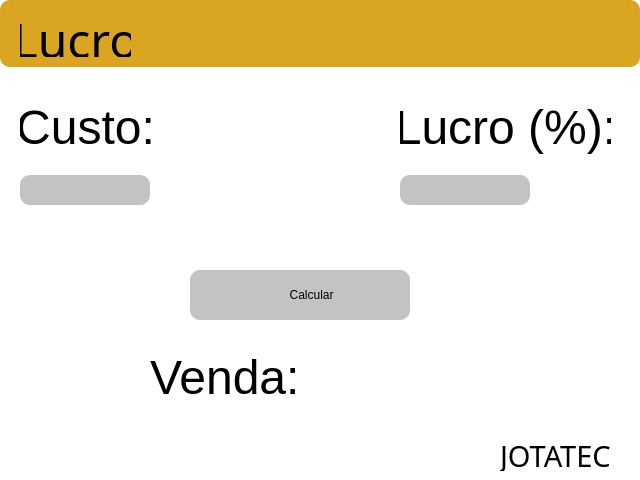
<?xml version="1.0" encoding="UTF-8"?>
<ui version="4.0">
 <class>Gain</class>
 <widget class="QWidget" name="Gain">
  <property name="geometry">
   <rect>
    <x>0</x>
    <y>0</y>
    <width>640</width>
    <height>480</height>
   </rect>
  </property>
  <property name="minimumSize">
   <size>
    <width>640</width>
    <height>480</height>
   </size>
  </property>
  <property name="maximumSize">
   <size>
    <width>640</width>
    <height>480</height>
   </size>
  </property>
  <property name="windowTitle">
   <string>Form</string>
  </property>
  <property name="windowIcon">
   <iconset resource="file_rc.qrc">
    <normaloff>:/newPrefix/img/Logo.png</normaloff>:/newPrefix/img/Logo.png</iconset>
  </property>
  <property name="styleSheet">
   <string notr="true">background-color: rgb(255, 255, 255);
border-radius: 10px;</string>
  </property>
  <widget class="QFrame" name="cabecalho">
   <property name="geometry">
    <rect>
     <x>0</x>
     <y>0</y>
     <width>640</width>
     <height>67</height>
    </rect>
   </property>
   <property name="styleSheet">
    <string notr="true">background-color: rgb(218, 165, 32);</string>
   </property>
   <property name="frameShape">
    <enum>QFrame::StyledPanel</enum>
   </property>
   <property name="frameShadow">
    <enum>QFrame::Raised</enum>
   </property>
   <widget class="QLabel" name="Nome">
    <property name="geometry">
     <rect>
      <x>20</x>
      <y>6</y>
      <width>111</width>
      <height>51</height>
     </rect>
    </property>
    <property name="font">
     <font>
      <family>Beyond The Mountains</family>
      <pointsize>36</pointsize>
     </font>
    </property>
    <property name="text">
     <string>Lucro</string>
    </property>
    <property name="alignment">
     <set>Qt::AlignHCenter|Qt::AlignTop</set>
    </property>
   </widget>
  </widget>
  <widget class="QLabel" name="Custo">
   <property name="geometry">
    <rect>
     <x>20</x>
     <y>100</y>
     <width>131</width>
     <height>61</height>
    </rect>
   </property>
   <property name="font">
    <font>
     <family>Segoe UI</family>
     <pointsize>36</pointsize>
    </font>
   </property>
   <property name="text">
    <string>Custo:</string>
   </property>
   <property name="alignment">
    <set>Qt::AlignHCenter|Qt::AlignTop</set>
   </property>
  </widget>
  <widget class="QLabel" name="Lucro">
   <property name="geometry">
    <rect>
     <x>400</x>
     <y>100</y>
     <width>211</width>
     <height>61</height>
    </rect>
   </property>
   <property name="font">
    <font>
     <family>Segoe UI</family>
     <pointsize>36</pointsize>
    </font>
   </property>
   <property name="text">
    <string>Lucro (%):</string>
   </property>
   <property name="alignment">
    <set>Qt::AlignHCenter|Qt::AlignTop</set>
   </property>
  </widget>
  <widget class="QLabel" name="Venda">
   <property name="geometry">
    <rect>
     <x>150</x>
     <y>350</y>
     <width>290</width>
     <height>60</height>
    </rect>
   </property>
   <property name="font">
    <font>
     <family>Segoe UI</family>
     <pointsize>36</pointsize>
    </font>
   </property>
   <property name="layoutDirection">
    <enum>Qt::LeftToRight</enum>
   </property>
   <property name="text">
    <string>Venda:</string>
   </property>
   <property name="alignment">
    <set>Qt::AlignLeading|Qt::AlignLeft|Qt::AlignTop</set>
   </property>
  </widget>
  <widget class="QLabel" name="Marca">
   <property name="geometry">
    <rect>
     <x>500</x>
     <y>440</y>
     <width>141</width>
     <height>31</height>
    </rect>
   </property>
   <property name="font">
    <font>
     <family>Arenq</family>
     <pointsize>22</pointsize>
    </font>
   </property>
   <property name="text">
    <string>JOTATEC</string>
   </property>
  </widget>
  <widget class="QPushButton" name="CalcBTN">
   <property name="geometry">
    <rect>
     <x>190</x>
     <y>270</y>
     <width>220</width>
     <height>50</height>
    </rect>
   </property>
   <property name="layoutDirection">
    <enum>Qt::RightToLeft</enum>
   </property>
   <property name="styleSheet">
    <string notr="true">background-color: rgb(195, 195, 195);
font: 14pt &quot;Arial&quot;;
</string>
   </property>
   <property name="text">
    <string>       Calcular</string>
   </property>
   <property name="icon">
    <iconset resource="file_rc.qrc">
     <normaloff>:/newPrefix/img/porcentagem.png</normaloff>:/newPrefix/img/porcentagem.png</iconset>
   </property>
   <property name="iconSize">
    <size>
     <width>40</width>
     <height>40</height>
    </size>
   </property>
  </widget>
  <widget class="QTextEdit" name="custinho">
   <property name="geometry">
    <rect>
     <x>20</x>
     <y>175</y>
     <width>130</width>
     <height>30</height>
    </rect>
   </property>
   <property name="styleSheet">
    <string notr="true">background-color: rgb(195, 195, 195);
border-style: none;
border-radius: 10px;</string>
   </property>
   <property name="midLineWidth">
    <number>0</number>
   </property>
   <property name="verticalScrollBarPolicy">
    <enum>Qt::ScrollBarAlwaysOff</enum>
   </property>
   <property name="horizontalScrollBarPolicy">
    <enum>Qt::ScrollBarAlwaysOff</enum>
   </property>
  </widget>
  <widget class="QTextEdit" name="lucrinho">
   <property name="geometry">
    <rect>
     <x>400</x>
     <y>175</y>
     <width>130</width>
     <height>30</height>
    </rect>
   </property>
   <property name="styleSheet">
    <string notr="true">background-color: rgb(195, 195, 195);</string>
   </property>
  </widget>
 </widget>
 <resources>
  <include location="file_rc.qrc"/>
 </resources>
 <connections/>
</ui>
